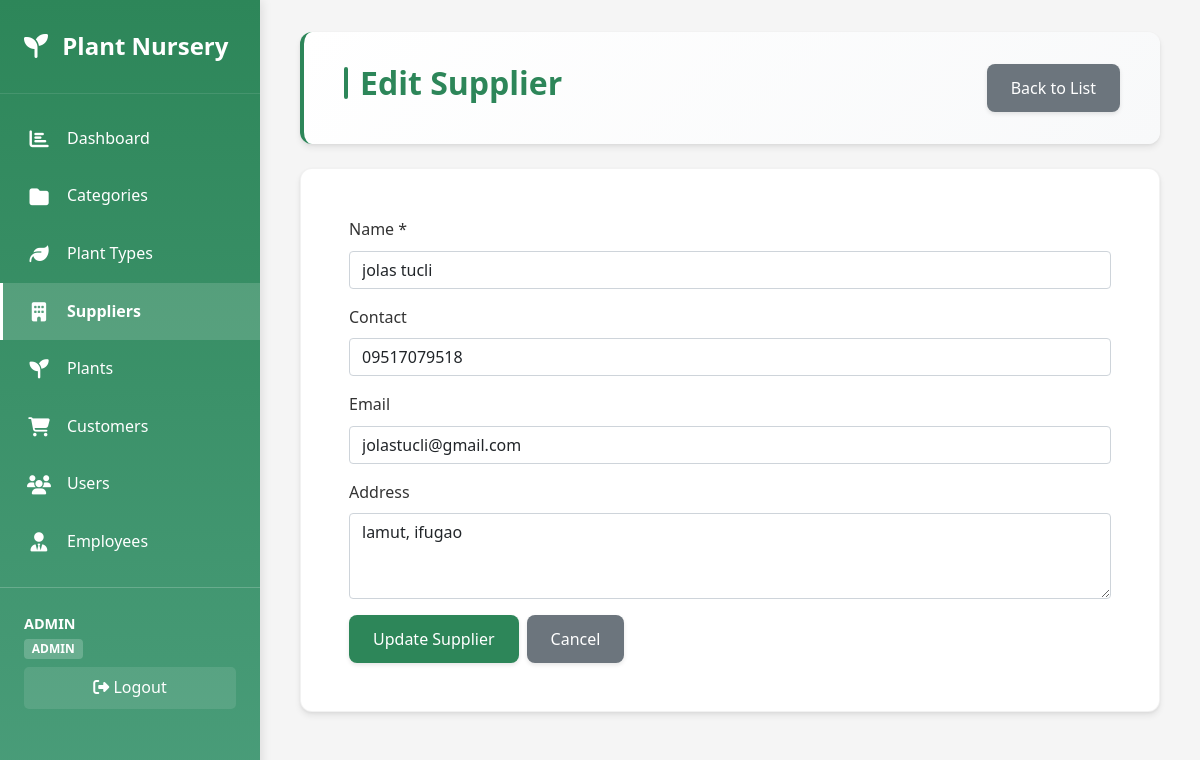
Page /supplier/edit.php?id=2 (signed in) on the committed database.
### tables this page shows
CREATE TABLE `supplier`  (
  `SupplierID` int NOT NULL AUTO_INCREMENT,
  `Name` varchar(100) NOT NULL,
  `Contact` varchar(100) NULL DEFAULT NULL,
  `Email` varchar(100) NULL DEFAULT NULL,
  `Address` varchar(255) NULL DEFAULT NULL,
  PRIMARY KEY (`SupplierID`) USING BTREE,
  INDEX `idx_name`(`Name` ASC) USING BTREE
);

### supplier/edit.php (the view, shortened to what this page needs)
<?php
require_once '../config/database.php';
$id = $_GET['id'];
$result = mysqli_query($conn, "SELECT * FROM supplier WHERE SupplierID = $id");
$supplier = mysqli_fetch_assoc($result);
include '../includes/header.php';
?>
<div class="page-header mb-4">
    <h2>Edit Supplier</h2>
    <a href="supplierpage.php" class="btn btn-secondary">Back to List</a>
</div>
<div class="card">
    <div class="card-body">
        <form method="POST">
            <div class="mb-3">
                <label for="Name" class="form-label">Name *</label>
                <input type="text" class="form-control" id="Name" name="Name" required value="<?php echo htmlspecialchars($supplier['Name']); ?>">
            </div>
            <div class="mb-3">
                <label for="Contact" class="form-label">Contact</label>
                <input type="text" class="form-control" id="Contact" name="Contact" value="<?php echo htmlspecialchars($supplier['Contact'] ?? ''); ?>">
            </div>
            <div class="mb-3">
                <label for="Email" class="form-label">Email</label>
                <input type="email" class="form-control" id="Email" name="Email" value="<?php echo htmlspecialchars($supplier['Email'] ?? ''); ?>">
            </div>
            <div class="mb-3">
                <label for="Address" class="form-label">Address</label>
                <textarea class="form-control" id="Address" name="Address" rows="3"><?php echo htmlspecialchars($supplier['Address'] ?? ''); ?></textarea>
            </div>
            <div class="d-flex gap-2">
                <button type="submit" class="btn btn-primary">Update Supplier</button>
                <a href="supplierpage.php" class="btn btn-secondary">Cancel</a>
            </div>
        </form>
    </div>
</div>
<?php include '../includes/footer.php'; ?>

### assets/css/style.css (style rules this page uses)
* { margin: 0; padding: 0; box-sizing: border-box; }
:root { --primary-color: #2d8659; --secondary-color: #4a9d7a; --accent-color: #6bb896; --danger-color: #dc3545; --warning-color: #ffc107; --success-color: #28a745; --dark-color: #2c3e50; --light-color: #f8f9fa; --border-color: #dee2e6; --text-color: #333; --text-light: #666; }
body { font-family: 'Segoe UI', Tahoma, Geneva, Verdana, sans-serif; background-color: #f5f5f5; color: var(--text-color); line-height: 1.6; display: flex; min-height: 100vh; }
.page-header { background: linear-gradient(135deg, #ffffff 0%, #f8f9fa 100%); padding: 2rem 2.5rem; border-radius: 12px; box-shadow: 0 4px 6px rgba(0,0,0,0.07), 0 1px 3px rgba(0,0,0,0.06); margin-bottom: 2rem; display: flex; justify-content: space-between; align-items: flex-start; border-left: 4px solid var(--primary-color); flex-wrap: wrap; gap: 1rem; }
.page-header h2 { color: var(--primary-color); font-size: 2rem; font-weight: 700; margin: 0; display: flex; align-items: center; gap: 0.75rem; }
.page-header h2::before { content: ''; width: 4px; height: 2rem; background: var(--primary-color); border-radius: 2px; }
.btn { display: inline-block; padding: 0.75rem 1.5rem; border: none; border-radius: 8px; text-decoration: none; font-weight: 500; cursor: pointer; transition: all 0.3s ease; font-size: 1rem; box-shadow: 0 2px 4px rgba(0,0,0,0.1); position: relative; overflow: hidden; }
.btn::before { content: ''; position: absolute; top: 50%; left: 50%; width: 0; height: 0; border-radius: 50%; background: rgba(255,255,255,0.3); transform: translate(-50%, -50%); transition: width 0.6s, height 0.6s; }
.btn-primary { background-color: var(--primary-color); color: white; }
.btn-secondary { background-color: #6c757d; color: white; }
.card { background: white; border-radius: 12px; box-shadow: 0 4px 6px rgba(0,0,0,0.07), 0 1px 3px rgba(0,0,0,0.06); padding: 2rem; margin-bottom: 2rem; transition: box-shadow 0.3s ease, transform 0.2s ease; border: 1px solid rgba(0,0,0,0.05); }
.gap-2 { gap: 0.5rem !important; }

### rows in the picture
supplier: Name "jolas tucli", Contact "09517079518", Email "jolastucli@gmail.com", Address "lamut, ifugao"

### other values in the picture
$_SESSION['username'] "ADMIN"
$_SESSION['role'] "ADMIN"
